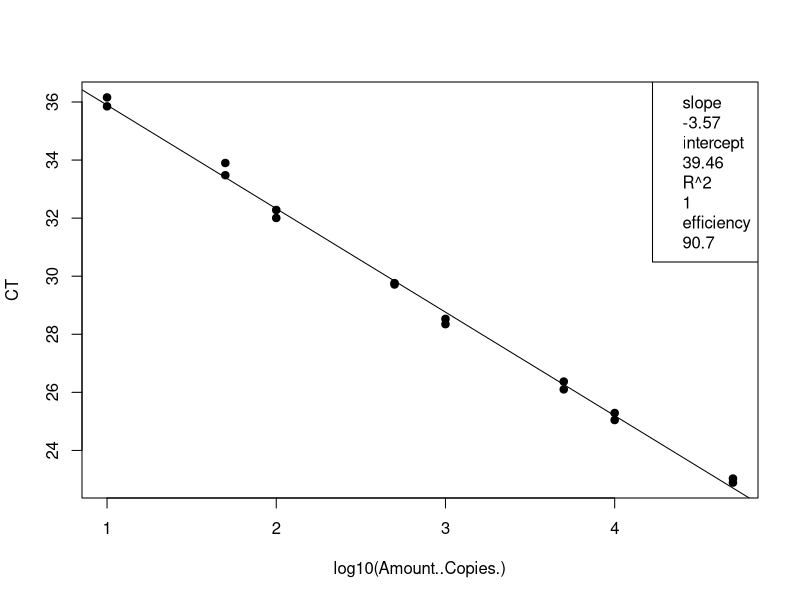
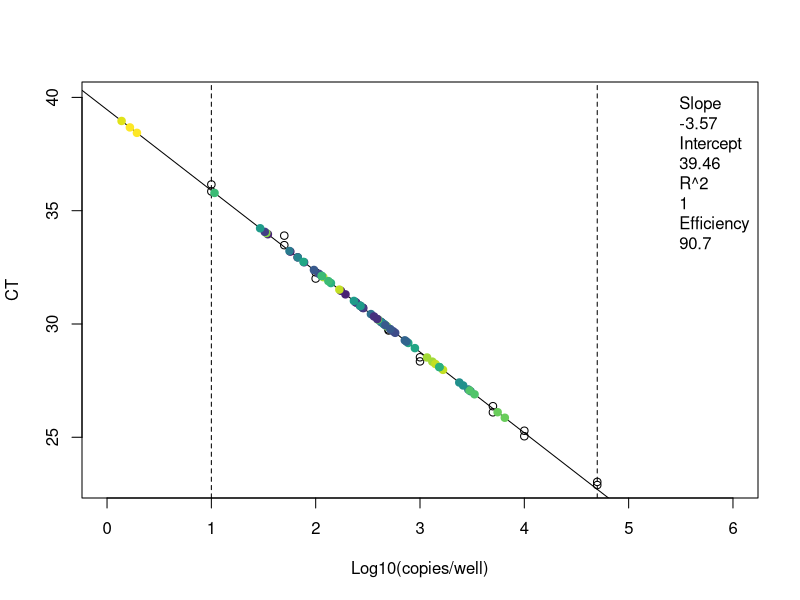
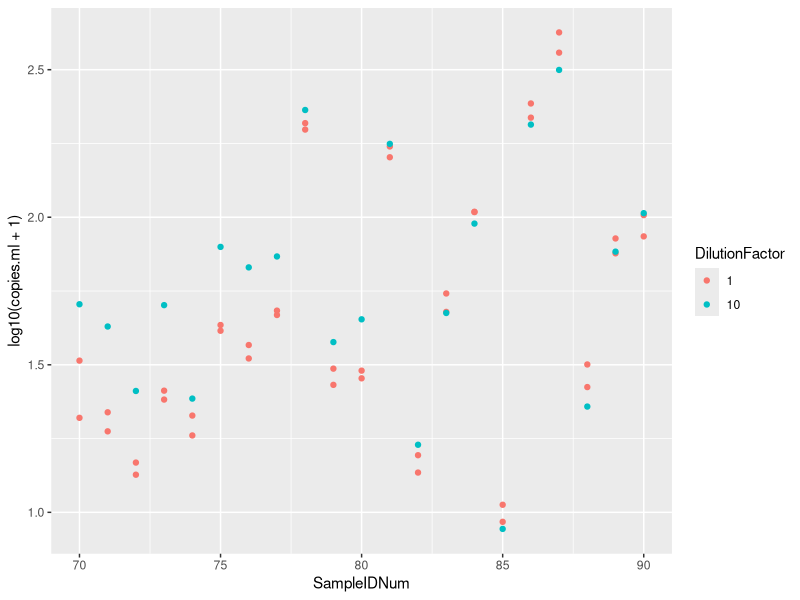

The R source for these figures, in order:
## ---- chunk 1
knitr::opts_chunk$set(echo = TRUE)

## ---- chunk 2
# clear workspace
rm(list=ls())

# load the data (note data file must be in this repository)
data <- read.csv("Plate4_GenBac_qPCRConversion.csv")
## ---- chunk 3
# linear regression of standard curve
standards = subset(data, Name == "STANDARD")
standardCurve <- lm(CT ~ log10(Amount..Copies.), data = standards)

# save the line info
standard_slope = standardCurve$coefficients[2]
standard_intercept = standardCurve$coefficients[1]
R2 = summary(standardCurve)$r.squared
efficiency =  (10^(-1/standardCurve$coefficients[2])-1)*100

# plot standards and best fit line
standardCurvePlot <- plot(CT ~ log10(Amount..Copies.), data = standards, pch=19) 
abline(coef(standardCurve)) 
legend("topright", legend = c(paste= "slope", round(standard_slope, 2), paste= "intercept", round(standard_intercept, 2), paste= "R^2", round(R2, 2), paste = "efficiency", round(efficiency, 1)))
## ---- chunk 4
# data set of unknowns including info on standard curve
unknowns = subset(data, Name == "UNKNOWN")

# add new columns to the data table
unknowns$plate_num = 4 # note:change to the actual plate number
unknowns$standard_slope = standard_slope
unknowns$standard_intercept = standard_intercept
unknowns$R2 = R2
unknowns$efficiency = efficiency
  
# add a new column that interpolates copies/well from Ct for the unknowns
unknowns$log.copies.well = (unknowns$CT - standard_intercept)/standard_slope
unknowns$copies.well = 10^unknowns$log.copies.well

# copies/ul extract accounting for dilution factor
vol.well = 3 # note:change to qPCR template volume in ul
unknowns$vol.well = vol.well
unknowns$copies.ul = ((unknowns$copies.well/vol.well)*unknowns$DilutionFactor)

# copies/extraction
vol.elution = 110 #note:change to DNA extraction elution volume in ul
unknowns$vol.elution = vol.elution
unknowns$copies.extraction = (unknowns$copies.ul*vol.elution)

# copies/ml #Volume is volume of sample filtered in mL
unknowns$copies.ml = (unknowns$copies.extraction/unknowns$Volume)
## ---- chunk 5
# set up the color palette
library(viridis)
unknowns$SampleIDNum = as.factor(as.character(unknowns$SampleIDNum)) # change to factor for colors
Colors = viridis(n=nlevels(unknowns$SampleIDNum)) # set the color levels to call on later

# check the range and adjust the limits in plot
range(unknowns$CT, na.rm=T) # y limits
range(unknowns$log.copies.well, na.rm =T) # x limits

# plot the standard curve again
standardCurvePlot <- plot(CT ~ log10(Amount..Copies.), data = standards,
                          xlim = c(0,6), ylim = c(23,40),
                          xlab = "Log10(copies/well)",
                          ylab = "CT") 

# add boundaries and standard line
abline(v=log10(10), lty=2)
abline(v=log10(50000), lty=2)
abline(coef(standardCurve)) 

# add the sample data
standardCurvePlot <- points(CT ~ log.copies.well, data = unknowns, pch=19, 
                            col = Colors[unknowns$SampleIDNum])
legend("topright", inset = 0.002, box.lty=0, legend=c(paste= "Slope", round(standardCurve$coefficients[2], 2), 
                                                      paste= "Intercept", round(standardCurve$coefficients[1], 2), 
                                                      paste= "R^2", round(summary(standardCurve)$r.squared, 2),
                                                      paste = "Efficiency", round((10^(-1/standardCurve$coefficients[2])-1)*100, 1)))

## ---- chunk 6
# make a plot that compares the diluted to undiluted replicates for each sample including dilution factor
library("ggplot2")
unknowns$SampleIDNum <- as.numeric(as.character(unknowns$SampleIDNum)) # change to numeric
unknowns$DilutionFactor <- as.factor(as.character(unknowns$DilutionFactor)) # change to factor
qplot(SampleIDNum,log10(copies.ml+1), data=unknowns, col=DilutionFactor)
## ---- chunk 7
# write csv file
write.csv(unknowns, file = "Plate4_GenBac_ConvertedData.csv", row.names=FALSE, na="")

# average the replicates (if not strongly inhibited) and make a new file
library(dplyr)
data.average = unknowns %>% group_by(SampleIDNum) %>% summarise(copies.ml = mean(copies.ml, na.rm = T))
write.csv(data.average, file = "Plate4_GenBac_Averaged.csv", row.names=FALSE, na="")
